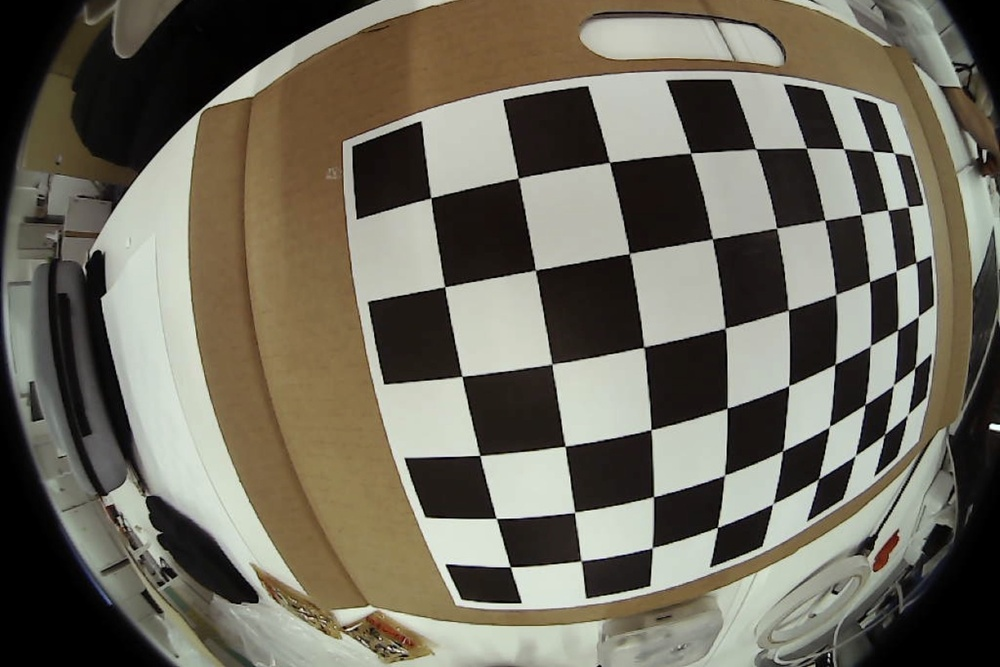
#> input picture calibration/source/a.jpg, 1000 x 667 px, shrunk from 1440 x 960 before the run; its folder holds only this picture in this run
$ python calibration_by_source.py
#> lines starting #> are read from the running program, lines starting #| are printed output that depends on the picture; after the words box and inside, x2 and y2 are one past the last pixel; in counts of white or black regions, pixels touching at a corner belong together; long printed decimals are rounded
#!/usr/bin/env python
# -*- coding: utf-8 -*-

import cv2
import numpy as np
import glob

square_size = 2.9      # 正方形の1辺のサイズ[cm]
pattern_size = (6, 9)  # チェスボードの交差ポイント数

# チェスボードの3D座標を設定 (Z=0)
pattern_points = np.zeros((np.prod(pattern_size), 3), np.float32)
pattern_points[:, :2] = np.indices(pattern_size).T.reshape(-1, 2)
pattern_points *= square_size

objpoints = []  # 3D座標点
imgpoints = []  # 2D画像点

# ソース画像ディレクトリ内の画像を読み込む
images = glob.glob('source/*.jpg')  # 画像が入っているフォルダを指定

for fname in images:
    img = cv2.imread(fname)
#> img is the input picture: shape (667, 1000, 3); mean B, G, R 92.9, 105.9, 110.1
    gray = cv2.cvtColor(img, cv2.COLOR_BGR2GRAY)
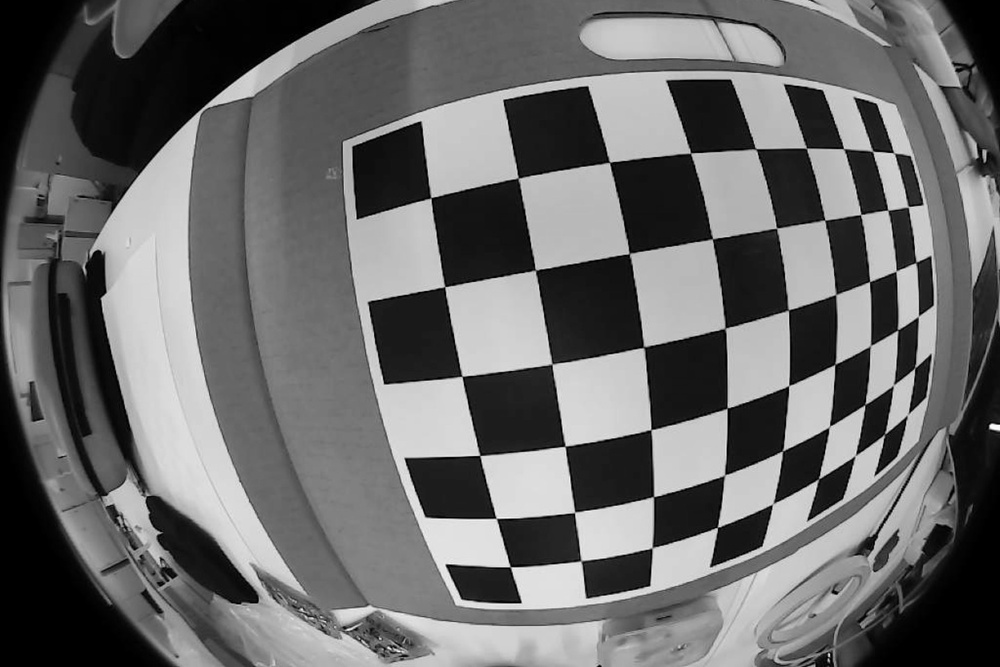
#> gray: shape (667, 1000); min 0, max 253, mean 105.6

    # チェスボードのコーナーを検出
    ret, corners = cv2.findChessboardCorners(gray, pattern_size)
#> ret = True; corners = 54 rows, first 8: [510.2, 566.7], [496.3, 518.4], [479.7, 455.4], [462.1, 376.4], [444.8, 286.5], [430.9, 197.7], [580.9, 560.7], [574.6, 512.3]
    if ret:
        print(f"Detected corners in {fname}")
        term = (cv2.TERM_CRITERIA_EPS + cv2.TERM_CRITERIA_COUNT, 30, 0.1)
        cv2.cornerSubPix(gray, corners, (5, 5), (-1, -1), term)
        imgpoints.append(corners.reshape(-1, 2))
        objpoints.append(pattern_points)

        # 検出結果を描画して確認（オプション）
        cv2.drawChessboardCorners(img, pattern_size, corners, ret)
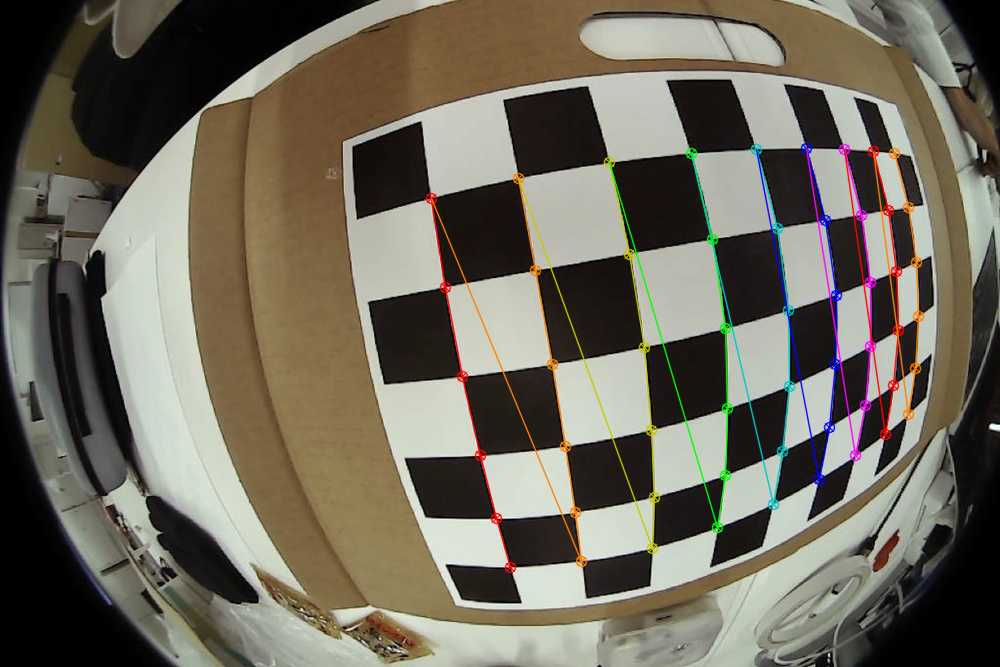
#> img: shape (667, 1000, 3); 3.12% of pixels changed, all inside (x1, y1, x2, y2) = (425, 142, 925, 574)
        cv2.imshow('img', img)
        cv2.waitKey(500)

cv2.destroyAllWindows()

# カメラキャリブレーションを計算
print("Calculating camera parameters...")
print('objpoints:', objpoints)
print('imgpoints:', imgpoints)
#> (printed output is left out)
ret, mtx, dist, rvecs, tvecs = cv2.calibrateCamera(objpoints, imgpoints, gray.shape[::-1], None, None)
#> ret = 2.08; mtx = [[244.1, 0, 517.2], [0, 247.9, 266], [0, 0, 1]]; dist = [[-0.112, 0.00961, 0.00297, 0.00188, -0.000335]]; rvecs = ([-0.0164, 0.0412, -1.74],); tvecs = ([-0.279, 12.07, 7.83],)

# 計算結果を保存
np.save("mtx.npy", mtx)  # カメラ行列
np.save("dist.npy", dist.ravel())  # 歪みパラメータ

# 計算結果を表示
print("RMS = ", ret)
#| RMS =  2.082
print("Camera matrix (mtx) = \n", mtx)
#| Camera matrix (mtx) =
#|  [[244.117   0.         517.236 ]
#|  [  0.         247.911 266.028  ]
#|  [  0.           0.           1.        ]]
print("Distortion coefficients (dist) = ", dist.ravel())
#| Distortion coefficients (dist) =  [-0.112  0.009606  0.002973  0.001883 -0.000335]

$ run again, on calibration/source/a1.jpg
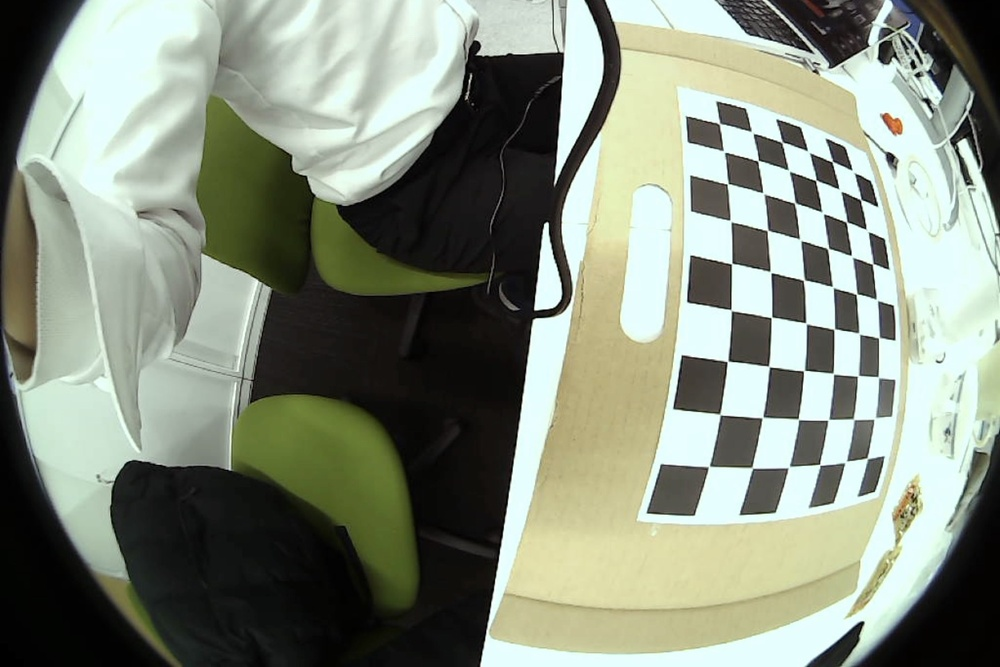
#> input picture calibration/source/a1.jpg, 1000 x 667 px, shrunk from 1440 x 960 before the run
#> img is the input picture: shape (667, 1000, 3); mean B, G, R 125.7, 140.7, 132.9
#> `gray = cv2.cvtColor(img, cv2.COLOR_BGR2GRAY)`:
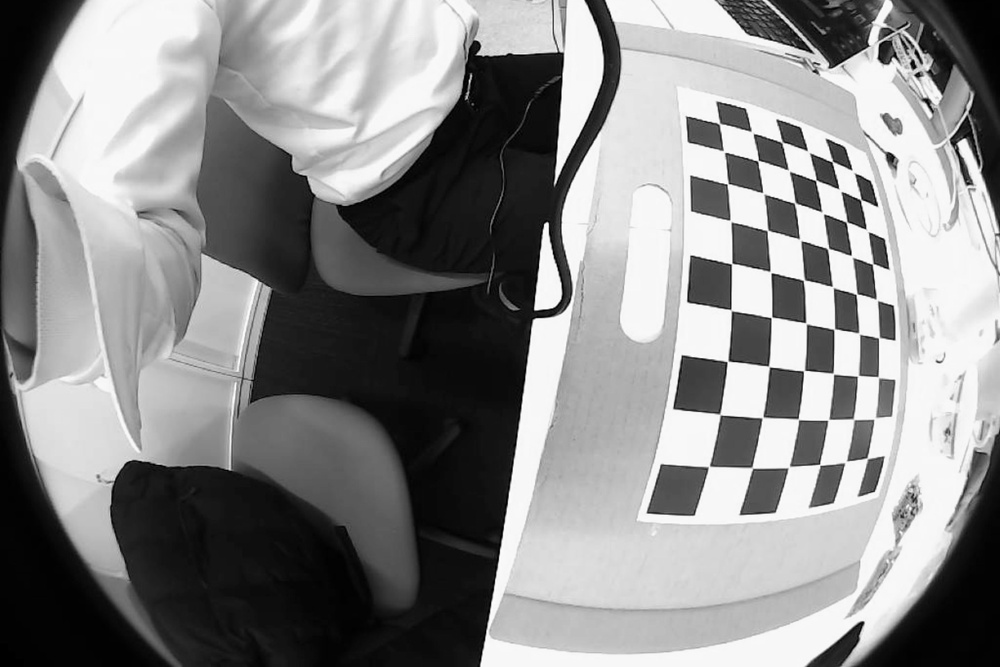
#> gray: shape (667, 1000); min 0, max 254, mean 136.7
#> `ret, corners = cv2.findChessboardCorners(gray, pattern_size)`: ret = True; corners = 54 rows, first 8: [867.1, 458.1], [846.7, 460.7], [819.7, 464.5], [789.6, 466.1], [752.2, 467.6], [709.2, 466.2], [873.6, 419.5], [853.5, 419.2]
#> `cv2.drawChessboardCorners(img, pattern_size, corners, ret)`:
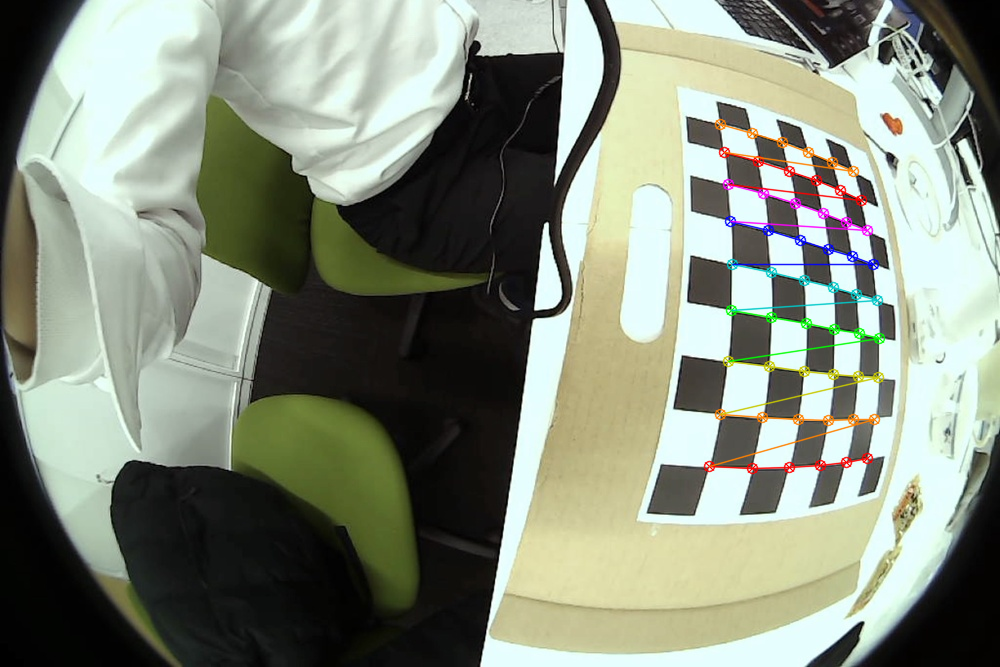
#> img: shape (667, 1000, 3); 1.76% of pixels changed, all inside (x1, y1, x2, y2) = (703, 118, 886, 475)
#> (printed output is left out)
#> `ret, mtx, dist, rvecs, tvecs = cv2.calibrateCamera(objpoints, imgpoint..`: ret = 0.727; mtx = [[466.7, 0, 520.4], [0, 466.9, 315.1], [0, 0, 1]]; dist = [[-0.434, 0.172, -0.00162, -0.00673, -0.0289]]; rvecs = ([-0.322, -0.444, -2.92],); tvecs = ([23.97, 9.88, 17.43],)
#| RMS =  0.7271
#| Camera matrix (mtx) =
#|  [[466.694   0.         520.418]
#|  [  0.         466.921 315.076 ]
#|  [  0.           0.           1.        ]]
#| Distortion coefficients (dist) =  [-0.4339  0.1722 -0.001622 -0.00673 -0.02889 ]
